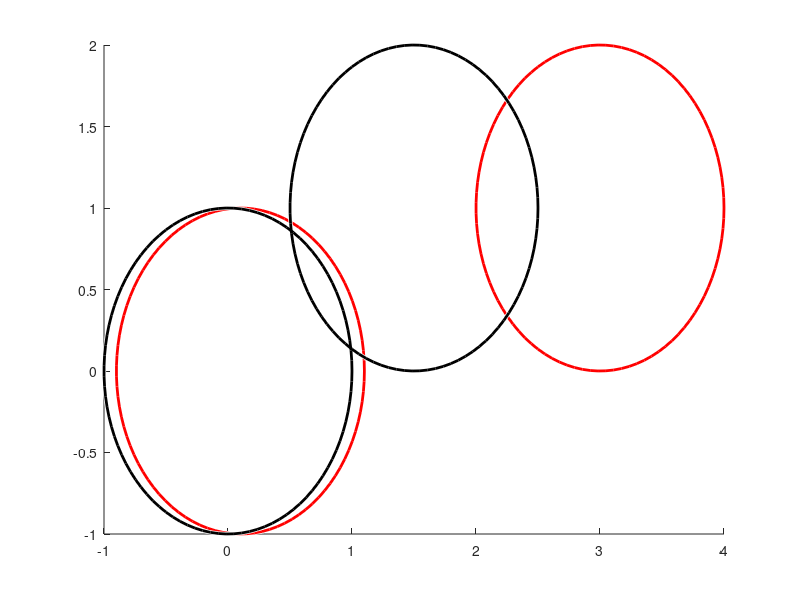

Reproduce this figure in MATLAB. (Note: this script raises an error after producing the figure.)
radius = 1;
xParticles = [0.1, 3];
yParticles = [0,   1];

xStatic = [0,1.5];
yStatic = [0,1];

figure(1)
clf
viscircles([xParticles', yParticles'], ones(size(xParticles'))*radius, 'Color', 'red');
viscircles([xStatic', yStatic'], ones(size(xStatic'))*radius, 'Color', 'black');

xDir = (xStatic - xParticles');
yDir = (yStatic - yParticles');
r = sqrt(xDir.^2 + yDir.^2);
xDirHat = xDir ./ r;
yDirHat = yDir ./ r;

figure(2)
clf
% xParticles(1) = xParticles(1) - (2*radius*xDirHat(1,1)-xDir(1,1));
% xParticles(2) = xParticles(2) - (2*radius*xDirHat(2,1)-xDir(2,1));
% 
% 
% yParticles(1) = yParticles(1) - (2*radius*yDirHat(1,1)-yDir(1,1));
% yParticles(2) = yParticles(2) - (2*radius*yDirHat(2,1)-yDir(2,1));
[xParticles, yParticles] = AvoidOverlapWithPassive(xParticles, yParticles, xStatic, yStatic, radius);

viscircles([xParticles', yParticles'], ones(size(xParticles'))*radius, 'Color', 'red');
viscircles([xStatic', yStatic'], ones(size(xStatic'))*radius, 'Color', 'black');
